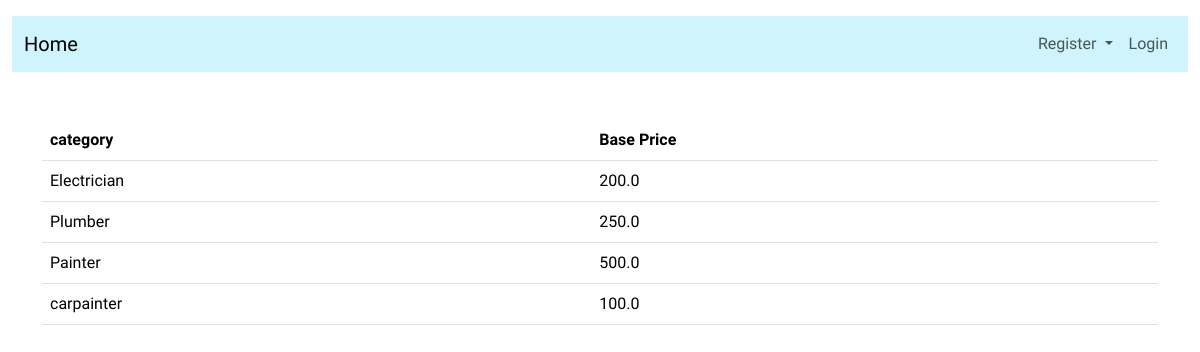
Page /baseprice on the earlier database version.
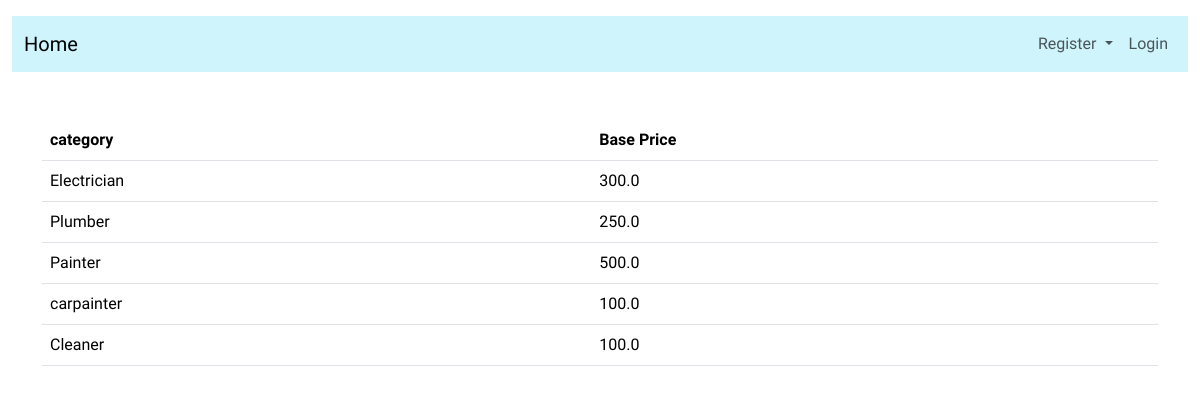
Same page on the later database version.
### application/model.py (models this page shows)
class ServiceCategory(db.Model):
    id = db.Column(db.Integer, primary_key=True)
    name = db.Column(db.String(80), nullable=False)
    base_price = db.Column(db.Float, nullable=False)
    time_required = db.Column(db.Integer, nullable=False)
    description = db.Column(db.String(80), nullable=False)
    status = db.Column(db.String(80), nullable=False)

### application/routes.py (the view)
@app.route('/baseprice')
def baseprice():
    service_categories = ServiceCategory.query.all()
    return render_template('baseprices.html', service_categories=service_categories)

### templates/baseprices.html
{% extends 'base.html' %}
{% block content %}
<table class="table">
    <thead>
      <tr>
        <th scope="col">category</th>
        <th scope="col">Base Price</th>
      </tr>
    </thead>
    <tbody>
        {% for category in service_categories %}
      <tr>
        <td scope="row">{{category.name}}</td>
        <td scope="row">{{category.base_price}}</td>
      </tr>
      {% endfor %}
    </tbody>
  </table>
{%endblock %}

Differences in the rows shown:
changed ServiceCategory "Electrician": base_price "200.0" → "300.0"
added ServiceCategory: name "Cleaner", base_price "100.0"
